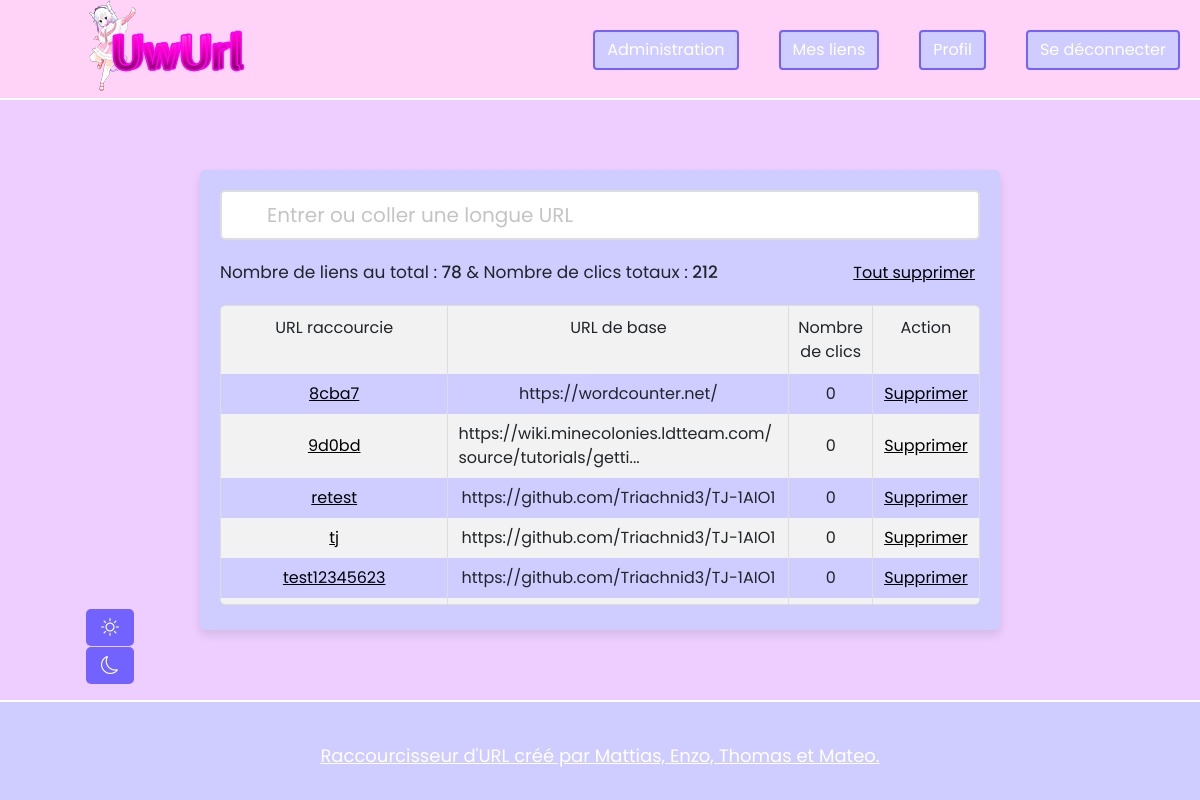
/ (signed in), run on the app's committed database.
### tables this page shows
CREATE TABLE `url` (
  `id` int(11) NOT NULL,
  `shorten_url` varchar(200) NOT NULL,
  `full_url` varchar(1000) NOT NULL,
  `clicks` int(11) NOT NULL,
  `qrcode` varchar(500) DEFAULT NULL,
  `status` tinyint(1) NOT NULL DEFAULT 1,
  `creator_id` int(11) NOT NULL
);

### php/config.php (called while the page is built, shortened)
<?php
    $domain = "";
?>

### index.php (the view, shortened to what this page needs)
<?php
if(empty($_SESSION['id'])) {
    $_SESSION['erreur'] = "Veuillez vous connecter avant de rejoindre le site" ;
    header('Location: user/login.php');
}else{
    $id = $_SESSION['id'];
}
  include "php/config.php";
$rankquery = mysqli_query($conn, "SELECT * FROM users WHERE id = '{$id}'");
$rank = mysqli_fetch_assoc($rankquery);
?>
<!DOCTYPE html>
<html lang="fr">
<head>
    <link rel="stylesheet" href="https://unicons.iconscout.com/release/v3.0.6/css/line.css">
    <link rel="stylesheet" href="https://cdn.jsdelivr.net/npm/bootstrap-icons@1.8.1/font/bootstrap-icons.css">
    <link href="https://cdn.jsdelivr.net/npm/bootstrap@5.1.3/dist/css/bootstrap.min.css" rel="stylesheet">
    <link rel="stylesheet" href="CSS/link.css">
    <link href="<?php if(isset($theme)){echo '../CSS/'.$theme.'.css';}elseif($_COOKIE['theme']){echo '../CSS/'.$_COOKIE['theme'].'.css';}else{echo '../CSS/style.css';} ?>" rel="stylesheet" type="text/css"/>
</head>
<body>
    <nav>
        <h1><a href="index.php"><img src="ressources/logo.png" alt="logo UWUrl"></a></h1>
            <div class="link">
                <a href="php/close.php" class="btn btn-primary">Se déconnecter</a>
                <a href="user/profil.php" class="btn btn-primary">Profil</a>
                <a href="user/ownlink.php" class="btn btn-primary">Mes liens</a>
                <? if ($rank['rank'] > 0) { echo '<a href="admin/admin.php" class="btn btn-primary">Administration</a>';}?>
            </div>
    </nav>
        <div class="wrapper">
            <form action="#" autocomplete="off">
                <input type="text" spellcheck="false" name="full_url" placeholder="Entrer ou coller une longue URL" required>
            </form>
        <?php
            $sql2 = mysqli_query($conn, "SELECT * FROM url WHERE status  = 1 ORDER BY id DESC");
                if(mysqli_num_rows($sql2) > 0){;
        ?>
            <div class="statistics">
                <?php
                    $sql3 = mysqli_query($conn, "SELECT COUNT(*) FROM url");
                    $res = mysqli_fetch_assoc($sql3);
                    $sql4 = mysqli_query($conn, "SELECT clicks FROM url");
                    $total = 0;
                    while($count = mysqli_fetch_assoc($sql4)){
                        $total = $count['clicks'] + $total;
                    }
                ?>
                    <span>Nombre de liens au total : <span><?php echo end($res) ?></span> & Nombre de clics totaux : <span><?php echo $total ?></span></span>
                <? if($rank['rank']>0){ echo '<a href="php/delete.php?delete=all">Tout supprimer</a>';}?>
            </div>
            <div class="urls-area">
                <div class="title">
                    <li>URL raccourcie</li>
                    <li>URL de base</li>
                    <li>Nombre de clics</li>
                    <? if($rank['rank']>0){ echo '<li>Action</li>';}?>
                </div>
        <?php
            while($row = mysqli_fetch_assoc($sql2)){
        ?>
            <div class="data">
                <li>
                    <a href="<?php echo $domain.$row['shorten_url'] ?>" target="_blank">
                        <?php
                            if($domain.strlen($row['shorten_url']) > 50){
                                echo $domain.substr($row['shorten_url'], 0, 50) . '...';
                            }else{
                                echo $domain.$row['shorten_url'];
                            }
                        ?>
                    </a>
                </li>
                <li>
                    <?php
                        if(strlen($row['full_url']) > 60){
                            echo substr($row['full_url'], 0, 60) . '...';
                        }else{
                            echo $row['full_url'];
                        }
                    ?>
                </li>
                <li><?php echo $row['clicks'] ?></li>
                <? if($rank['rank']>0){ echo '<li><a href="php/delete.php?id='.$row['id'].' ">Supprimer</a></li>';} ?>
            </div>
            <?php
                }
            ?>
        </div>
        <?php
            }
        ?>
        </div>
    <div class="themebtn">
        <ul class="theme">
            <li>
                <form method="post" class="theme" id="default">
                    <button type="submit"><i class="bi bi-sun"></i></button>
                </form>
            </li>
            <li>
                <form method="post" class="theme" id="dark">
                    <button type="submit"><i class="bi bi-moon"></i></button>
                </form>
            </li>
        </ul>
    </div>
    <footer>Raccourcisseur d'URL créé par Mattias, Enzo, Thomas et Mateo. </footer>
</body>
</html>

### CSS/link.css (style rules this page uses)
* { margin: 0; padding: 0; box-sizing: border-box; text-decoration: none; font-family: 'Poppins', sans-serif; }
body { display: flex; align-items: center; justify-content: center; min-height: 100vh; background: #20B2AA; padding: 0 10px; }
.wrapper { background: #fff; padding: 20px; width: 800px; border-radius: 5px; box-shadow: 0px 5px 10px rgba(0,0,0,0.1); }
.wrapper form { height: 50px; width: 100%; display: flex; position: relative; align-items: center; }
form input { height: 100%; width: 100%; outline: none; padding: 0 120px 0 45px; font-size: 20px; caret-color: #20B2AA; border: 2px solid #ddd; border-radius: 5px; transition: all 0.1s ease; }
form input::placeholder { color: #c4c4c4; }
form button { position: absolute; right: 6px; padding: 5px 15px; font-size: 18px; border-radius: 5px; border: none; outline: none; background: #20B2AA; color: #fff; cursor: pointer; transition: all 0.3s ease; }
.wrapper a { color: #000; }
.wrapper .statistics { margin: 20px 0; display: flex; padding-right: 5px; align-items: center; justify-content: space-between; }
.statistics span { font-size: 17px; }
.statistics span span { font-weight: 500; }
.wrapper .urls-area { border: 1px solid #ddd; border-radius: 5px; margin-bottom: 5px; max-height: 400px; overflow-y: scroll; }
.urls-area :is(.title, .data) { display: flex; width: 100%; justify-content: space-between; }
.urls-area li { width: 100%; list-style: none; border-right: 1px solid #ddd; }
.urls-area li:last-child { border-right: 0px; }
.urls-area .title li { text-align: center; background: #f2f2f2; padding: 10px 0; }
.urls-area .data li { padding: 8px 10px; display: flex; align-items: center; justify-content: center; word-break: break-all; }
.urls-area .data li:last-child a { height: 100%; width: 100%; display: flex; align-items: center; justify-content: center; }
.urls-area .data:nth-child(odd) { background: #f2f2f2; }

### CSS/style.css (style rules this page uses)
nav { background-color: #ffd2f7; color: white; text-decoration: underline; position: absolute; width:100%; height:100px; top: 0%; text-align: center; font-size: large; border-bottom: 2px solid #fff; }
nav>div>a { float: right; margin: 10px 20px; }
nav>h1 { float:left; text-align: center; width:30%; }
body { background-color: rgb(237, 206, 255); }
a.btn-primary,button.btn-primary { margin-top: 30px; border: 2px solid #7263ff; background-color: #cfccff; }
.wrapper { background-color: #cfccff; }
.wrapper .urls-area { max-height: 300px; }
.themebtn { position: absolute; bottom: 100px; left: 50px; align-items: center; display:flex; }
.themebtn>.theme>li { list-style-type: none; }
.themebtn>.theme>li>form { margin: auto 10px; }
.themebtn>.theme>li>form>button { margin: 1% auto; position: relative; background-color: #7263ff; }
footer { background-color: #cfccff; color: white; text-decoration: underline; display: block; position: absolute; width:100%; height:100px; margin-top: 100px; bottom: 0; text-align: center; padding-top: 40px; font-size: large; border-top: 2px solid #fff; }

### index.php (style rules this page uses)
.urls-area li:nth-child(1) { max-width: 30%; }
.urls-area li:nth-child(2) { max-width: 45%; }
.urls-area li:nth-child(3) { max-width: 11%; }
.urls-area li:nth-child(4) { max-width: 14%; }

### data on the page
url: shorten_url "8cba7", full_url "https://wordcounter.net/", clicks "0"
url: shorten_url "9d0bd", full_url "https://wiki.minecolonies.ldtteam.com/source/tutorials/getti", clicks "0"
url: shorten_url "retest", full_url "https://github.com/Triachnid3/TJ-1AIO1", clicks "0"
url: shorten_url "tj", full_url "https://github.com/Triachnid3/TJ-1AIO1", clicks "0"
url: shorten_url "test12345623", full_url "https://github.com/Triachnid3/TJ-1AIO1", clicks "0"

### other printed values
end($res) "78"
$total "212"
